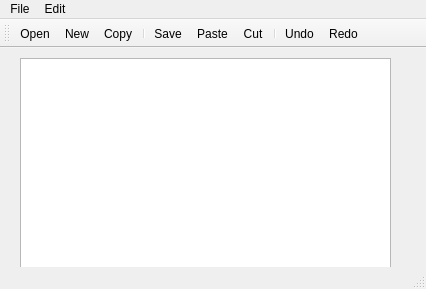
<?xml version="1.0" encoding="UTF-8"?>
<ui version="4.0">
 <class>MainWindow</class>
 <widget class="QMainWindow" name="MainWindow">
  <property name="geometry">
   <rect>
    <x>0</x>
    <y>0</y>
    <width>426</width>
    <height>289</height>
   </rect>
  </property>
  <property name="windowTitle">
   <string>MainWindow</string>
  </property>
  <widget class="QWidget" name="centralWidget">
   <widget class="QTextEdit" name="textEdit">
    <property name="geometry">
     <rect>
      <x>20</x>
      <y>10</y>
      <width>371</width>
      <height>221</height>
     </rect>
    </property>
   </widget>
  </widget>
  <widget class="QMenuBar" name="menuBar">
   <property name="geometry">
    <rect>
     <x>0</x>
     <y>0</y>
     <width>426</width>
     <height>26</height>
    </rect>
   </property>
   <widget class="QMenu" name="menuFile">
    <property name="title">
     <string>File</string>
    </property>
    <addaction name="actionNew"/>
    <addaction name="actionOpen"/>
    <addaction name="actionSave"/>
   </widget>
   <widget class="QMenu" name="menuEdit">
    <property name="title">
     <string>Edit</string>
    </property>
    <addaction name="actionCopy"/>
    <addaction name="actionPaste"/>
    <addaction name="actionCut"/>
    <addaction name="separator"/>
    <addaction name="actionUndo"/>
    <addaction name="actionRedo"/>
   </widget>
   <addaction name="menuFile"/>
   <addaction name="menuEdit"/>
  </widget>
  <widget class="QToolBar" name="mainToolBar">
   <attribute name="toolBarArea">
    <enum>TopToolBarArea</enum>
   </attribute>
   <attribute name="toolBarBreak">
    <bool>false</bool>
   </attribute>
   <addaction name="actionOpen"/>
   <addaction name="actionNew"/>
   <addaction name="actionCopy"/>
   <addaction name="separator"/>
   <addaction name="actionSave"/>
   <addaction name="actionPaste"/>
   <addaction name="actionCut"/>
   <addaction name="separator"/>
   <addaction name="actionUndo"/>
   <addaction name="actionRedo"/>
  </widget>
  <widget class="QStatusBar" name="statusBar"/>
  <action name="actionNew">
   <property name="icon">
    <iconset>
     <normaloff>Icon/new_file.png</normaloff>Icon/new_file.png</iconset>
   </property>
   <property name="text">
    <string>New</string>
   </property>
  </action>
  <action name="actionOpen">
   <property name="icon">
    <iconset resource="appresources.qrc">
     <normaloff>:/Images/Icon/open.png</normaloff>:/Images/Icon/open.png</iconset>
   </property>
   <property name="text">
    <string>Open</string>
   </property>
  </action>
  <action name="actionSave">
   <property name="icon">
    <iconset>
     <normaloff>Icon/save.png</normaloff>Icon/save.png</iconset>
   </property>
   <property name="text">
    <string>Save</string>
   </property>
  </action>
  <action name="actionCopy">
   <property name="icon">
    <iconset>
     <normaloff>Icon/copy.png</normaloff>Icon/copy.png</iconset>
   </property>
   <property name="text">
    <string>Copy</string>
   </property>
  </action>
  <action name="actionPaste">
   <property name="icon">
    <iconset>
     <normaloff>Icon/paste.png</normaloff>Icon/paste.png</iconset>
   </property>
   <property name="text">
    <string>Paste</string>
   </property>
  </action>
  <action name="actionCut">
   <property name="icon">
    <iconset>
     <normaloff>Icon/cut.png</normaloff>Icon/cut.png</iconset>
   </property>
   <property name="text">
    <string>Cut</string>
   </property>
  </action>
  <action name="actionUndo">
   <property name="icon">
    <iconset>
     <normaloff>Icon/undo.png</normaloff>Icon/undo.png</iconset>
   </property>
   <property name="text">
    <string>Undo</string>
   </property>
  </action>
  <action name="actionRedo">
   <property name="icon">
    <iconset>
     <normaloff>Icon/redo.png</normaloff>Icon/redo.png</iconset>
   </property>
   <property name="text">
    <string>Redo</string>
   </property>
  </action>
 </widget>
 <layoutdefault spacing="6" margin="11"/>
 <resources>
  <include location="appresources.qrc"/>
 </resources>
 <connections/>
</ui>
